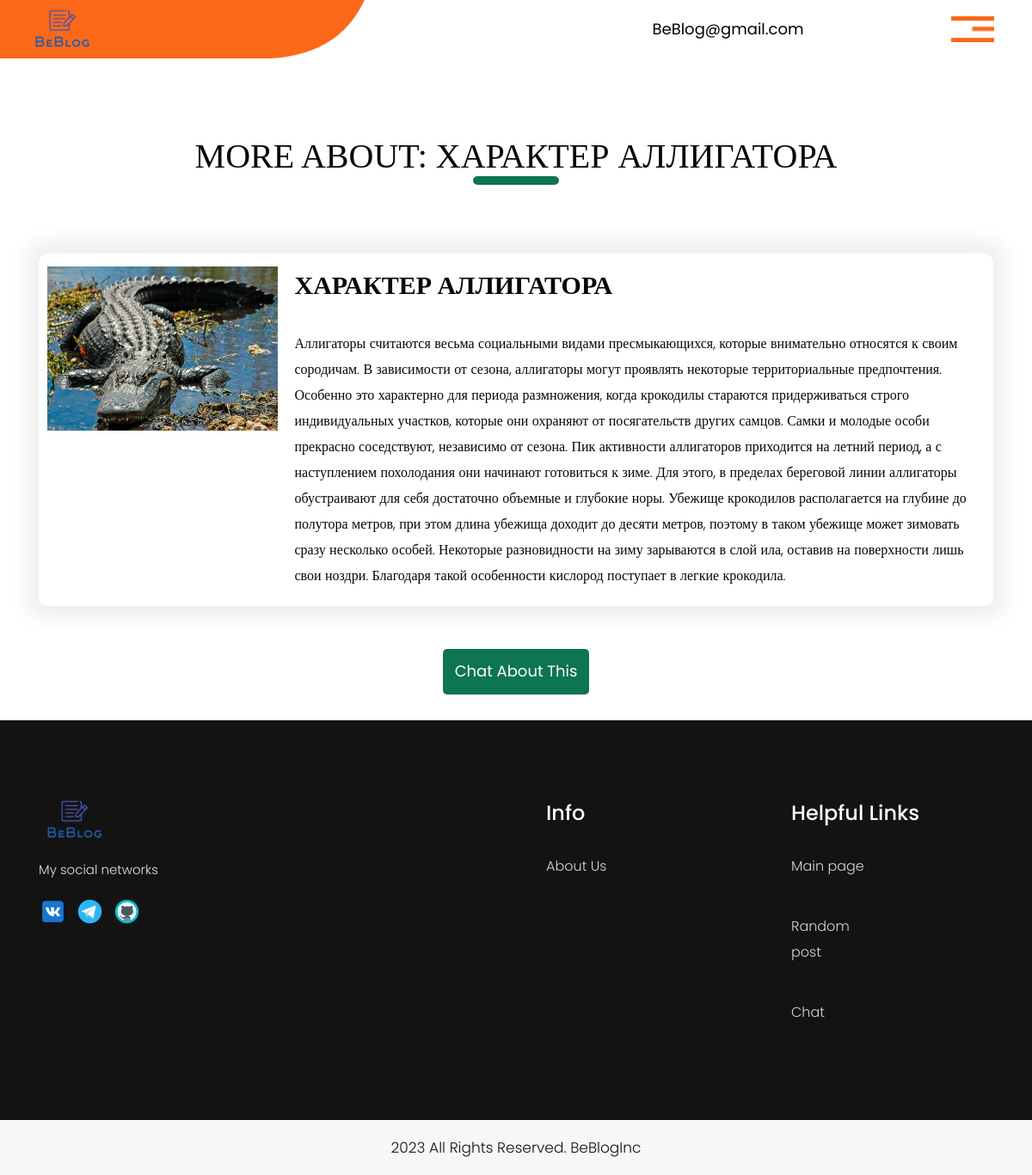
/BeBlog/post--5/, run on the app's committed database.
### blog/models.py (models this page shows, shortened)
class Post(models.Model):
    title = models.CharField(max_length=512, verbose_name="пост")
    description = models.TextField(max_length=256, verbose_name="описание")
    content = models.TextField(verbose_name="контент")
    author = models.ForeignKey(User, related_name="posts", on_delete=models.CASCADE)
    date = models.DateTimeField(auto_now_add=True)
    image = models.ImageField(verbose_name="изображение", upload_to="blog/", blank=True)
    class Meta:
        verbose_name_plural = "посты"
        verbose_name = "пост"

### blog/views.py (the view)
# urls.py: path("post--<int:pk>/", PostDetailView.as_view(), name="post-detail"),
class PostDetailView(DetailView):
    model = Post
    context_object_name = "post"

### templates/blog/post_detail.html
{% extends 'general/base.html' %}
{% load static %}
{% block content %}
    <div class="services_section layout_padding">
        <div class="container">
            <h1 class="services_taital">More about: {{ post.title }}</h1>
            <div class="services_section_2">
                <div class="news_main">
                    <div class="news_section_left">
                        <div class="image_2"><img src="{{ post.image.url }}" alt="Картинка поста"></div>
                    </div>
                    <div class="news_section_right">
                        <h1 class="great_text">{{ post.title }}</h1>
                        <p class="dolor_text">{{ post.content }}</p>
                    </div>
                </div>
            </div>
            <div class="read_bt"><a href="http://192.168.1.77:8080/">Chat About This</a></div>
        </div>
    </div>
{% endblock %}

### static/css/style.css (style rules this page uses)
* { box-sizing: border-box !important; transition: ease all 0.5s; }
html { scroll-behavior: smooth; }
body { color: #666666; font-size: 14px; font-family: Poppins; line-height: 1.80857; font-weight: normal; overflow-x: hidden; }
a { color: #1f1f1f; text-decoration: none !important; outline: none !important; -webkit-transition: all .3s ease-in-out; -moz-transition: all .3s ease-in-out; -ms-transition: all .3s ease-in-out; -o-transition: all .3s ease-in-out; transition: all .3s ease-in-out; }
h1, h2, h3, h4, h5, h6 { letter-spacing: 0; font-weight: normal; position: relative; padding: 0 0 10px 0; font-weight: normal; line-height: normal; color: #111111; margin: 0 }
h1 { font-size: 24px }
*, *::after, *::before { -webkit-box-sizing: border-box; -moz-box-sizing: border-box; box-sizing: border-box; }
p { margin: 20px; font-weight: 300; font-size: 15px; line-height: 24px; }
a { color: #222222; text-decoration: none; outline: none !important; }
a, .btn { text-decoration: none !important; outline: none !important; -webkit-transition: all .3s ease-in-out; -moz-transition: all .3s ease-in-out; -ms-transition: all .3s ease-in-out; -o-transition: all .3s ease-in-out; transition: all .3s ease-in-out; }
img { max-width: 100%; height: auto; }
.layout_padding { padding-top: 90px; padding-bottom: 0px; }
.services_section { width: 100%; float: left; }
.services_taital { width: 100%; float: left; font-size: 40px; color: #070706; text-align: center; font-family: Verdana; text-transform: uppercase; }
.services_taital:after { content: ''; position: absolute; width: 100px; border-bottom: 10px solid #0d7550; justify-content: center; margin: 0 auto; left: 0px; right: 0px; display: block; border-radius: 20px; }
.services_section_2 { width: 100%; float: left; margin-top: 50px; }
.news_main { width: 100%; float: left; padding-top: 40px; background-color: #ffffff; border-radius: 10px; padding: 15px 30px 0px 10px; box-shadow: 0px 0px 22px 16px #f0f0f0; margin-top: 30px; }
.news_section_left { width: 25%; float: left; }
.news_section_right { width: 75%; float: left; }
.great_text { width: 100%; float: left; font-size: 30px; color: #070706; margin-left: 20px; text-transform: uppercase; font-weight: bold; }
.dolor_text { width: 100%; float: left; font-size: 16px; color: #070706; margin-left: 20px; line-height: 30px; }
.read_bt { width: 170px; margin: 0 auto; text-align: center; }
.read_bt a { width: 100%; float: left; font-size: 18px; color: #ffffff; background-color: #0d7550; border-radius: 5px; padding: 10px; text-align: center; margin-top: 50px; }

### data on the page
Post: title "ХАРАКТЕР АЛЛИГАТОРА", image (picture), content "Аллигаторы считаются весьма социальными видами пресмыкающихся, которые внимательно относятся к своим сородичам. В зависимости от сезона, аллигаторы могут проявлять некоторые территориальные предпочтения. Особенно это характерно для периода размножения, когда крокодилы стараются придерживаться строго индивидуальных участков, которые они охраняют от посягательств других самцов. Самки и молодые особи прекрасно соседствуют, независимо от сезона. Пик активности аллигаторов приходится на летний период, а с наступлением похолодания они начинают готовиться к зиме. Для этого, в пределах береговой линии аллигаторы обустраивают для себя достаточно объемные и глубокие норы. Убежище крокодилов…"
